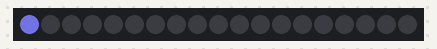
Bench run of a sketch on a simulated Arduino Uno, built with avr-gcc and run on an emulated ATmega328P. On the bench: 19 RGB LEDs in strip order, left to right. Dim RGB values are drawn brighter than linear; random numbers use the default seed unless the sketch sets one.

Above: at 0.04 s.
At 3.98 s:
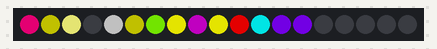
At 8.93 s:
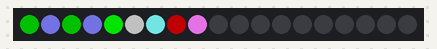
At 17.04 s:
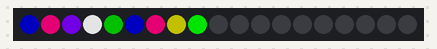
At 27.81 s:
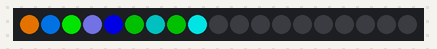
At 38.67 s:
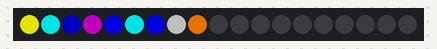

The sketch:

RandomCycle.ino
```cpp
#include <FastLED.h>

#define LED_PIN 2
#define NUM_LEDS 19

CRGB leds[NUM_LEDS];


void setup() {
  FastLED.addLeds<NEOPIXEL, LED_PIN>(leds, NUM_LEDS);
}

void loop() {

  for (int i = 0; i < NUM_LEDS; i++) {
    int r = map(random(0, 3), 0, 3, 0, 255);
    int g = map(random(0, 3), 0, 3, 0, 255);
    int b = map(random(0, 3), 0, 3, 0, 255);

    leds[i] = CRGB(r, g, b);
    FastLED.show();
    delay(90);
   }

  for (int i = 0; i < NUM_LEDS; i++) {
    leds[i] = CRGB(0, 0, 0);
    FastLED.show();
    delay(50);
   }


}
```
